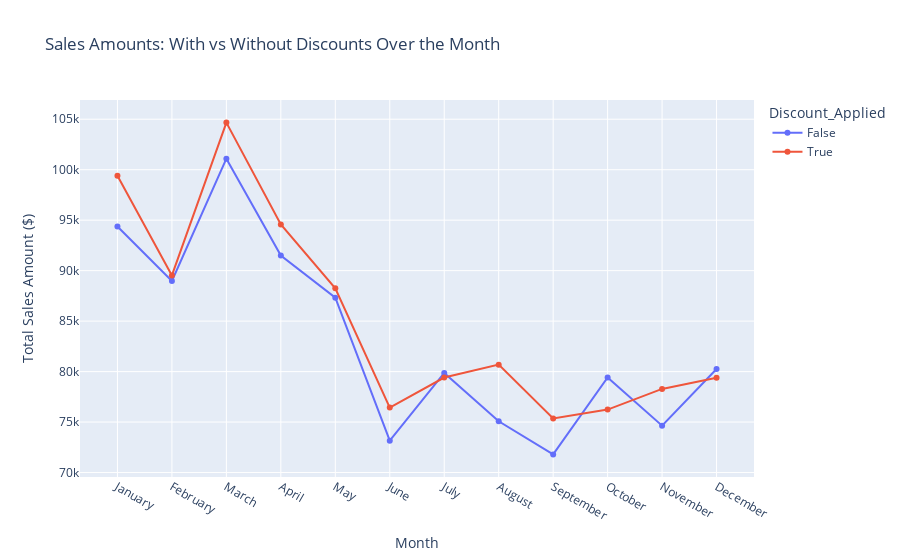

Notebook code for this chart:
### Code cell
fig = px.line(sales_comparison, x='Month', y='Amount($)', color='Discount_Applied',
              title='Sales Amounts: With vs Without Discounts Over the Month',
              labels={'Amount($)': 'Total Sales Amount ($)', 'Month': 'Month'},
              markers=True)
fig.show()

### Figure 1 — Plotly figure (JSON) as saved in the notebook; plotly's stock layout.template omitted (floating-point values rounded to 4 significant figures)
{"data": [{"hovertemplate": "Discount_Applied=False<br>Month=%{x}<br>Total Sales Amount ($)=%{y}<extra></extra>", "legendgroup": "False", "line": {"color": "#636efa", "dash": "solid"}, "marker": {"symbol": "circle"}, "mode": "lines+markers", "name": "False", "orientation": "v", "showlegend": true, "type": "scatter", "x": ["January", "February", "March", "April", "May", "June", "July", "August", "September", "October", "November", "December"], "xaxis": "x", "y": [94370.0, 88970.0, 101100.0, 91500.0, 87320.0, 73160.0, 79870.0, 75079, 71800.0, 79420.0, 74640.0, 80260.0], "yaxis": "y"}, {"hovertemplate": "Discount_Applied=True<br>Month=%{x}<br>Total Sales Amount ($)=%{y}<extra></extra>", "legendgroup": "True", "line": {"color": "#EF553B", "dash": "solid"}, "marker": {"symbol": "circle"}, "mode": "lines+markers", "name": "True", "orientation": "v", "showlegend": true, "type": "scatter", "x": ["January", "February", "March", "April", "May", "June", "July", "August", "September", "October", "November", "December"], "xaxis": "x", "y": [99400.0, 89530.0, 104700.0, 94580.0, 88250.0, 76440.0, 79410.0, 80690.0, 75360.0, 76240.0, 78290.0, 79380.0], "yaxis": "y"}], "layout": {"legend": {"title": {"text": "Discount_Applied"}, "tracegroupgap": 0}, "title": {"text": "Sales Amounts: With vs Without Discounts Over the Month"}, "xaxis": {"anchor": "y", "domain": [0, 1], "title": {"text": "Month"}}, "yaxis": {"anchor": "x", "domain": [0, 1], "title": {"text": "Total Sales Amount ($)"}}}}
